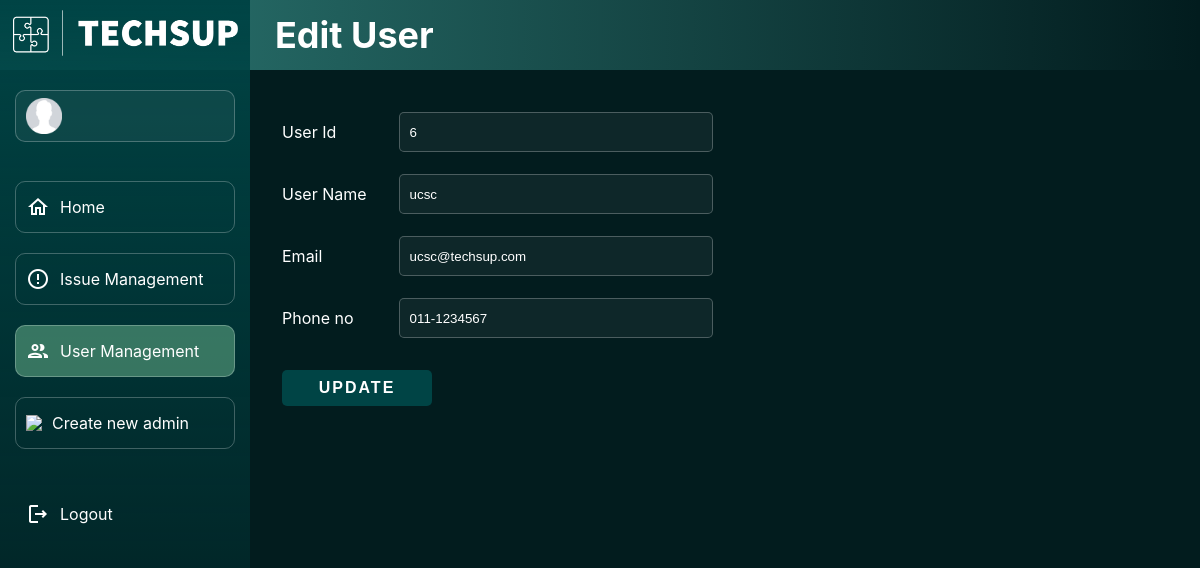
The app's page /admin/users/updateUser.php?userId=6 with its own data.
### tables this page shows
CREATE TABLE IF NOT EXISTS `user` (
  `userId` int(5) NOT NULL AUTO_INCREMENT,
  `userName` varchar(20) NOT NULL,
  `userEmail` varchar(50) NOT NULL,
  `userPhone` varchar(20) NOT NULL,
  `userPwd` varchar(100) NOT NULL,
  PRIMARY KEY (`userId`),
  UNIQUE KEY `userName` (`userName`),
  UNIQUE KEY `userEmail` (`userEmail`)
);

### includes/functions.inc.php (called while the page is built, shortened)
<?php
function getUserDataUpdate($conn)
{
    if (isset($_GET['userId']) && is_numeric($_GET['userId'])) {
        $userId = $_GET['userId'];
        $sql = "SELECT userId, userName, userEmail, userPhone FROM user WHERE userId='$userId';";
        $get_userId = mysqli_query($conn, $sql);
        if (mysqli_num_rows($get_userId) == 1) {
            $row = mysqli_fetch_assoc($get_userId);
            return ($row);
        }
    }
}

### admin/users/updateUser.php (the view, shortened to what this page needs)
<?php
require_once('../../includes/dbh.inc.php');
require_once('../../includes/functions.inc.php');
$row = getUserDataUpdate($conn);
?>
<!DOCTYPE html>
<html lang="en">
<head>
</head>
<body>
    <nav class="nav-h-back"></nav>
    <nav class="nav-h">
        <div class="heading">
            <h1>Edit User</h1>
        </div>
    </nav>
    <nav class="nav-v">
        <div class="logo">
            <a href="../main/dashboard.php">
                <img src="../../assets/techsup-logo-white.png" width="225px">
            </a>
        </div>
        <div class="menu">
            <div class="item profile">
                <img src="../../assets/profile.png" width="36px">
            </div>
            <div>
                <a href="../main/dashboard.php">
                    <div class="item click">
                        <img src="../../assets//home-outline-white-24dp.png">
                        <span>Home</span>
                    </div>
                </a>
                <br>
                <a href="../issues/viewIssue.php">
                    <div class="item click">
                        <img src="../../assets/issue-outline-white-24dp.png">
                        <span>Issue Management</span>
                    </div>
                </a>
                <br>
                <a href="viewUser.php">
                    <div class="item click active">
                        <img src="../../assets/users-outline-white-24dp.png">
                        <span>User Management</span>
                    </div>
                </a>
                <br>
                <a href="../main/register.php">
                    <div class="item click">
                        <img src="../../assets/addAdmin-outline-white-24dp">
                        <span>Create new admin</span>
                    </div>
                </a>
            </div>
            <a href="../../includes/adminLogout.inc.php">
                <div class="item logout">
                    <img src="../../assets/logout-outline-white-24dp.png">
                    <span>Logout</span>
                </div>
            </a>
        </div>
    </nav>
    <div class="body">
        <form action="../../includes/adminUpdateUser.inc.php" method="post">
            <table>
                <tr>
                    <td><label>User Id</label></td>
                    <td><input type="text" name="userId" id="userId" placeholder="User Id" class="disabledInput" value="<?php echo $row['userId']; ?>" readonly></td>
                </tr>
                <tr>
                    <td><label>User Name</label></td>
                    <td><input type="text" name="userName" id="userName" placeholder="User Name" value="<?php echo $row['userName']; ?>"></td>
                </tr>
                <tr>
                    <td><label>Email</label></td>
                    <td><input type="email" name="userEmail" id="userEmail" placeholder="Email" value="<?php echo $row['userEmail']; ?>"></td>
                </tr>
                <tr>
                    <td><label>Phone no</label></td>
                    <td><input type="tel" name="userPhone" id="userPhone" placeholder="Phone no" value="<?php echo $row['userPhone']; ?>"></td>
                </tr>
                <tr>
                    <td colspan="2"><button type="submit" name="submit">UPDATE</button></td>
                </tr>
            </table>
        </form>
    </div>
</body>
</html>

### records on screen
user: userId "6", userName "ucsc", userEmail "ucsc@techsup.com", userPhone "011-1234567"
